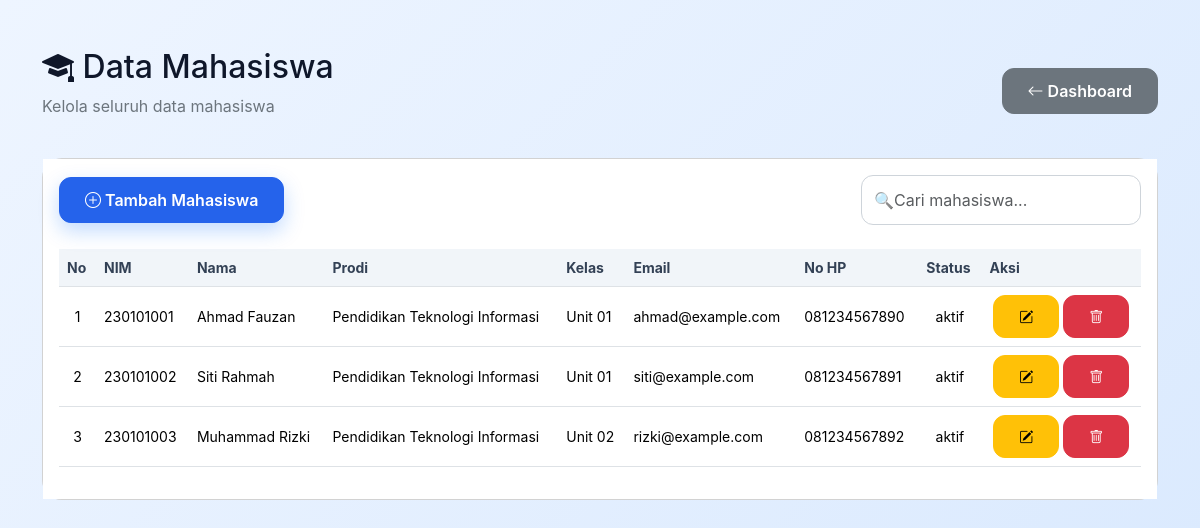
/mahasiswa.php, run on an earlier commit of the app's database.
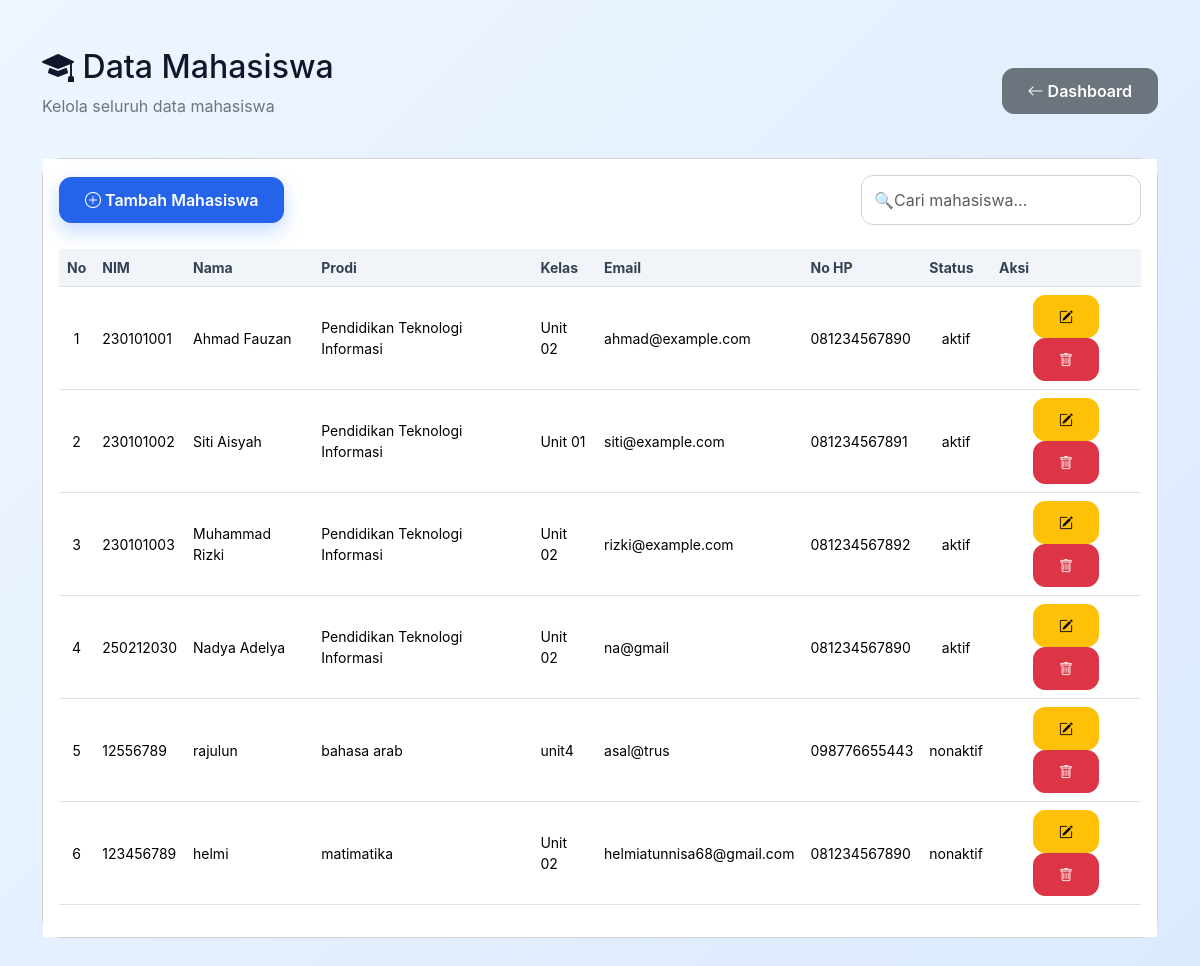
And on a later commit of the database.
### tables this page shows
CREATE TABLE `mahasiswa` (
  `id_mahasiswa` int(11) NOT NULL,
  `nim` varchar(30) NOT NULL,
  `nama_mahasiswa` varchar(100) NOT NULL,
  `prodi` varchar(100) NOT NULL,
  `kelas` varchar(20) NOT NULL,
  `email` varchar(100) DEFAULT NULL,
  `no_hp` varchar(20) DEFAULT NULL,
  `status` enum('aktif','nonaktif') DEFAULT 'aktif',
  `created_at` timestamp NOT NULL DEFAULT current_timestamp()
);

### mahasiswa.php (the view, shortened to what this page needs)
<?php
include 'koneksi.php';
$data = mysqli_query($koneksi, "SELECT * FROM mahasiswa");
?>
<!DOCTYPE html>
<html lang="id">
<head>
    <link rel="stylesheet" href="https://cdn.jsdelivr.net/npm/bootstrap-icons@1.11.3/font/bootstrap-icons.min.css">
    <link href="https://cdn.jsdelivr.net/npm/bootstrap@5.3.3/dist/css/bootstrap.min.css" rel="stylesheet">
    <link href="assets/css/style.css" rel="stylesheet">
 </head>
<body>
    <div class="container py-5">
        <div
        class="d-flex justify-content-between align-items-center mb-4">
        <div>
            <h2
            class="page-title">
            <i class="bi bi-mortarboard-fill"
            ></i>
            Data Mahasiswa
           </h2>
           <p class="text-secondary">
            Kelola seluruh data mahasiswa
           </p>
        </div>
        <div>
            <a href="dashboard.php" class="btn btn-secondary">
                <i
                class="bi bi-arrow-left">
            </i>
            Dashboard
        </a>
    </div>
</div>
         <div
     class="card card-custom">
        <div
        class="card-body">
        <div
        class="d-flex justify-content-between align-items-center mb-4">
        <a href="tambah_mahasiswa.php" class="btn btn-primary">
            <i class="bi bi-plus-circle"></i>
            Tambah Mahasiswa
        </a>
        <input
        type="text"
        id="searchInput"
        class="form-control"
        placeholder="🔍Cari mahasiswa..."
        style="max-width:280px;">
    </div>
    <div class="table-responsive">
            <table class="table table-hover table-search">
            <thead>
                <tr>
                    <th>No</th>
                    <th>NIM</th>
                    <th>Nama</th>
                    <th>Prodi</th>
                    <th>Kelas</th>
                    <th>Email</th>
                    <th>No HP</th>
                    <th>Status</th>
                    <th>Aksi</th>
                </tr>
            </thead>
            <tbody>
                <?php
                $no = 1;
                while($row = mysqli_fetch_assoc($data)){
                    ?>
                    <tr>
                        <td class="text-center"><?= $no++; ?></td>
                        <td>
                            <?= $row['nim']; ?>
                        </td>
                        <td>
                            <?= $row['nama_mahasiswa']; ?></td>
                            <td>
                                <?= $row['prodi']; ?>
                            </td>
                            <td>
                                <?= $row['kelas']; ?>
                            </td>
                            <td>
                                <?= $row['email']; ?></td>
                                <td>
                                    <?= $row['no_hp']; ?>
                                </td>
                                <td
                                class="text-center">
                                 <span
                                 class="badge-status">
                                 <?= $row['status']; ?>
                                </span>
                            </td>
                            <td
                            class="text-center">
                            <a
                             href="edit_mahasiswa.php?id=<?= $row['id_mahasiswa']; ?>"
                             class="btn btn-warning btn-sm">
                             <i
                             class="bi bi-pencil-square"
                             ></i>
                            </a>
                            <a href="hapus_mahasiswa.php?id=<?= $row['id_mahasiswa']; ?>"
                            class="btn btn-danger btn-sm"
                            onclick="return confirm('Yakin ingin menghapus data ini?')">
                            <i class="bi bi-trash"></i>
                        </a>
                    </td>
                </tr>
                <?php } ?>
            </tbody>
        </table>
    </div>
</div>
    </div>
  </div>
</body>
</html>

### assets/css/style.css (style rules this page uses)
:root { --primary: #2563eb; --primary-dark: #1e40af; --secondary: #64748b; --soft-bg: #f8fafc; --dark: #0f172a; --card-border: #e2e8f0; --success: #16a34a; --warning: #f59e0b; --danger: #dc2626; }
* { box-sizing: border-box; }
body { font-family: "Inter", "Segoe UI", Arial, sans-serif; background: var(--soft-bg); color: var(--dark); }
.table thead th { background: #f1f5f9; color: #334155; font-size: 14px; white-space: nowrap; }
.table td { vertical-align: middle; font-size: 14px; }
.form-control, .form-select { border-radius: 14px; border-color: #cbd5e1; padding: 11px 14px; }
.btn { border-radius: 14px; font-weight: 700; }
.btn-primary { background: var(--primary); border-color: var(--primary); }
body { background:#f5f7fb; }
.card { border-radius:20px; }
.form-control, .form-select { border-radius:12px; padding:12px; }
.btn { border-radius:12px; padding:10px 25px; font-weight:600; }
.btn-primary { box-shadow:0 8px 20px rgba(13,110,253,.25); }
body { background:linear-gradient(135deg,#eef5ff,#dbeafe); }
.form-control, .form-select { border-radius:12px; padding:12px; border:1px solid #ced4da; }
.card-body { background:white; }

What changed in the data, as far as the page shows it:
changed mahasiswa "Ahmad Fauzan": kelas "Unit 01" → "Unit 02"
changed mahasiswa "Unit 01": nama_mahasiswa "Siti Rahmah" → "Siti Aisyah"
added mahasiswa: nim "250212030", nama_mahasiswa "Nadya Adelya", prodi "Pendidikan Teknologi Informasi", kelas "Unit 02", email "na@gmail", no_hp "081234567890", status "aktif"
added mahasiswa: nim "12556789", nama_mahasiswa "rajulun", prodi "bahasa arab", kelas "unit4", email "asal@trus", no_hp "098776655443", status "nonaktif"
added mahasiswa: nim "123456789", nama_mahasiswa "helmi", prodi "matimatika", kelas "Unit 02", email "helmiatunnisa68@gmail.com", no_hp "081234567890", status "nonaktif"
